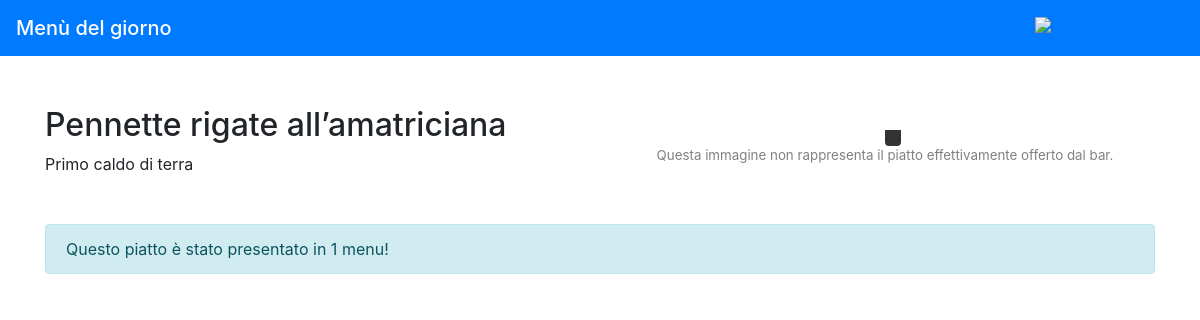
Page /web/course/1/ on the committed database.
### app/models.py (models this page shows)
class Course(PolymorphicModel):
    name = models.CharField(max_length=30, unique=True)
    notes = models.TextField(max_length=2048, null=True)
    def __str__(self):
        return self.name.capitalize()

class FirstCourse(Course):
    contentType = models.CharField(max_length=1, choices=FIRST_CONTENT_TYPES)
    cookingType = models.CharField(max_length=1, choices=FIRST_COOKING_TYPES)
    def description(self):
        dish_notes = "Primo %s di %s\n" % (self.get_cookingType_display().lower(),
                                           self.get_contentType_display().lower())
        return dish_notes

### web/views.py (the view)
# urls.py: path(r'course/<int:pk>/', views.course_view, name='course_view'),
def course_view(request, pk):
    course = get_object_or_404(Course, pk=pk)
    repeat_count = ContentMenu.objects.filter(course=course).count()
    return render(request, 'course_view.html', {'course': course, 'count': repeat_count})

### web/templates/course_view.html (shortened to what this page needs)
{% extends 'base.html' %}
{% load humanize %}
{% load l10n %}
{% block content %}
    <div class="row">
        <div class="col-sm-12 col-md-6">
            <h2>{{ course }}</h2>
            <div>{{ course.description }}</div>
        </div>
        <div class="col-sm-12 col-md-6 text-center">
            <div id="image-container" class="mt-3">
                <a id="image-caption" class="p-2 rounded-bottom"></a>
            </div>
            <div id="info-image">
                Questa immagine non rappresenta il piatto effettivamente offerto dal bar.
            </div>
        </div>
    </div>
    <div class="alert alert-info mt-5" role="alert">
        Questo piatto è stato presentato in {{ count }} menu!
    </div>
{% endblock %}

### web/static/course_view.css (style rules this page uses)
#image-container { position: relative; display: inline-block; }
#image-caption { position: absolute; bottom: 0px; left: 0px; right: 0px; color: white; background-color: rgba(0, 0, 0, 0.8); }
#info-image { font-size: 10pt; color: gray; }

### rows in the picture
Course: name "Pennette rigate all’amatriciana"
FirstCourse: description "Primo caldo di terra"

### other values in the picture
{{ count }} "1"
